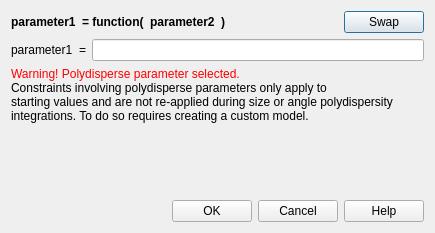
<?xml version="1.0" encoding="UTF-8"?>
<ui version="4.0">
 <class>MultiConstraintUI</class>
 <widget class="QDialog" name="MultiConstraintUI">
  <property name="windowModality">
   <enum>Qt::ApplicationModal</enum>
  </property>
  <property name="geometry">
   <rect>
    <x>0</x>
    <y>0</y>
    <width>435</width>
    <height>233</height>
   </rect>
  </property>
  <property name="sizePolicy">
   <sizepolicy hsizetype="Minimum" vsizetype="MinimumExpanding">
    <horstretch>0</horstretch>
    <verstretch>0</verstretch>
   </sizepolicy>
  </property>
  <property name="windowTitle">
   <string>2 parameter constraint</string>
  </property>
  <property name="modal">
   <bool>true</bool>
  </property>
  <layout class="QGridLayout" name="gridLayout">
   <item row="0" column="0">
    <layout class="QHBoxLayout" name="horizontalLayout">
     <item>
      <widget class="QLabel" name="txtParam1">
       <property name="sizePolicy">
        <sizepolicy hsizetype="Minimum" vsizetype="Preferred">
         <horstretch>0</horstretch>
         <verstretch>0</verstretch>
        </sizepolicy>
       </property>
       <property name="text">
        <string>&lt;html&gt;&lt;head/&gt;&lt;body&gt;&lt;p&gt;&lt;span style=&quot; font-weight:600;&quot;&gt;parameter1&lt;/span&gt;&lt;/p&gt;&lt;/body&gt;&lt;/html&gt;</string>
       </property>
      </widget>
     </item>
     <item>
      <widget class="QLabel" name="label">
       <property name="text">
        <string>&lt;html&gt;&lt;head/&gt;&lt;body&gt;&lt;p&gt;&lt;span style=&quot; font-weight:600;&quot;&gt;= function(&lt;/span&gt;&lt;/p&gt;&lt;/body&gt;&lt;/html&gt;</string>
       </property>
      </widget>
     </item>
     <item>
      <widget class="QLabel" name="txtParam2">
       <property name="sizePolicy">
        <sizepolicy hsizetype="Minimum" vsizetype="Preferred">
         <horstretch>0</horstretch>
         <verstretch>0</verstretch>
        </sizepolicy>
       </property>
       <property name="text">
        <string>&lt;html&gt;&lt;head/&gt;&lt;body&gt;&lt;p&gt;&lt;span style=&quot; font-weight:600;&quot;&gt;parameter2&lt;/span&gt;&lt;/p&gt;&lt;/body&gt;&lt;/html&gt;</string>
       </property>
      </widget>
     </item>
     <item>
      <widget class="QLabel" name="label_3">
       <property name="text">
        <string>&lt;html&gt;&lt;head/&gt;&lt;body&gt;&lt;p&gt;&lt;span style=&quot; font-weight:600;&quot;&gt;)&lt;/span&gt;&lt;/p&gt;&lt;/body&gt;&lt;/html&gt;</string>
       </property>
      </widget>
     </item>
     <item>
      <spacer name="horizontalSpacer_2">
       <property name="orientation">
        <enum>Qt::Horizontal</enum>
       </property>
       <property name="sizeHint" stdset="0">
        <size>
         <width>40</width>
         <height>20</height>
        </size>
       </property>
      </spacer>
     </item>
     <item>
      <widget class="QPushButton" name="cmdRevert">
       <property name="text">
        <string>Swap</string>
       </property>
      </widget>
     </item>
    </layout>
   </item>
   <item row="1" column="0">
    <layout class="QHBoxLayout" name="horizontalLayout_3">
     <item>
      <widget class="QLabel" name="txtParam1_2">
       <property name="sizePolicy">
        <sizepolicy hsizetype="Minimum" vsizetype="Preferred">
         <horstretch>0</horstretch>
         <verstretch>0</verstretch>
        </sizepolicy>
       </property>
       <property name="text">
        <string>parameter1</string>
       </property>
      </widget>
     </item>
     <item>
      <widget class="QLabel" name="label_2">
       <property name="text">
        <string>=</string>
       </property>
      </widget>
     </item>
     <item>
      <widget class="QLineEdit" name="txtConstraint"/>
     </item>
    </layout>
   </item>
   <item row="2" column="0">
    <widget class="QLabel" name="lblWarning">
     <property name="text">
      <string>&lt;html&gt;&lt;head/&gt;&lt;body&gt;&lt;p&gt;&lt;span style=&quot; color:#ff0000;&quot;&gt;Warning! Polydisperse parameter selected.&lt;br/&gt;&lt;/span&gt;Constraints involving polydisperse parameters only apply to&lt;br/&gt;starting values and are not re-applied during size or angle polydispersity&lt;br/&gt;integrations. To do so requires creating a custom model.&lt;/p&gt;&lt;/body&gt;&lt;/html&gt;</string>
     </property>
    </widget>
   </item>
   <item row="3" column="0">
    <spacer name="verticalSpacer">
     <property name="orientation">
      <enum>Qt::Vertical</enum>
     </property>
     <property name="sizeHint" stdset="0">
      <size>
       <width>20</width>
       <height>35</height>
      </size>
     </property>
    </spacer>
   </item>
   <item row="4" column="0">
    <layout class="QHBoxLayout" name="horizontalLayout_2">
     <item>
      <spacer name="horizontalSpacer">
       <property name="orientation">
        <enum>Qt::Horizontal</enum>
       </property>
       <property name="sizeHint" stdset="0">
        <size>
         <width>40</width>
         <height>20</height>
        </size>
       </property>
      </spacer>
     </item>
     <item>
      <widget class="QPushButton" name="cmdOK">
       <property name="text">
        <string>OK</string>
       </property>
       <property name="default">
        <bool>false</bool>
       </property>
      </widget>
     </item>
     <item>
      <widget class="QPushButton" name="cmdCancel">
       <property name="text">
        <string>Cancel</string>
       </property>
      </widget>
     </item>
     <item>
      <widget class="QPushButton" name="cmdHelp">
       <property name="text">
        <string>Help</string>
       </property>
      </widget>
     </item>
    </layout>
   </item>
  </layout>
 </widget>
 <resources/>
 <connections>
  <connection>
   <sender>cmdCancel</sender>
   <signal>clicked()</signal>
   <receiver>MultiConstraintUI</receiver>
   <slot>reject()</slot>
   <hints>
    <hint type="sourcelabel">
     <x>187</x>
     <y>121</y>
    </hint>
    <hint type="destinationlabel">
     <x>184</x>
     <y>71</y>
    </hint>
   </hints>
  </connection>
  <connection>
   <sender>cmdOK</sender>
   <signal>clicked()</signal>
   <receiver>MultiConstraintUI</receiver>
   <slot>accept()</slot>
   <hints>
    <hint type="sourcelabel">
     <x>321</x>
     <y>121</y>
    </hint>
    <hint type="destinationlabel">
     <x>184</x>
     <y>71</y>
    </hint>
   </hints>
  </connection>
 </connections>
</ui>
